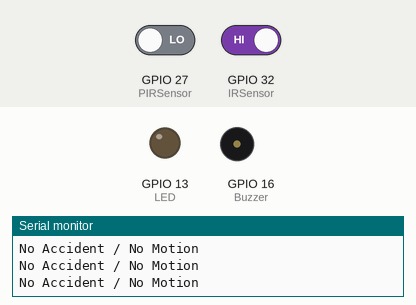
Recording of a sketch running on a simulated ESP32. On the bench: output pins drawn as LEDs (lit = HIGH), buzzer (waves = sounding, pin HIGH), the last lines printed to the serial monitor. Dashed ring = blinking. The test bench sets the inputs (shaded band); at power-on: GPIO 27 (PIRSensor) LOW, GPIO 32 (IRSensor) HIGH. WiFi joins after 1.5 s; servers stay silent unless stated.

Above: at 3.0 s.
3.1 s: GPIO 27 (PIRSensor) driven HIGH
At 3.9 s:
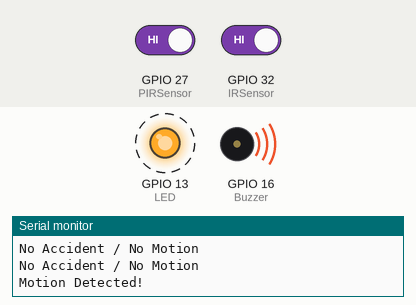
6.1 s: GPIO 32 (IRSensor) driven LOW
9.1 s: GPIO 27 (PIRSensor) driven LOW
12.1 s: GPIO 32 (IRSensor) driven HIGH
At 13.0 s:
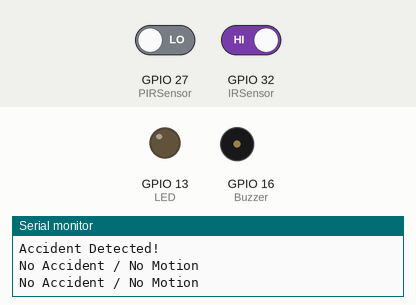
Timing chart, 0 to 14.6 s (numbered marks = the images above; inputs shaded):
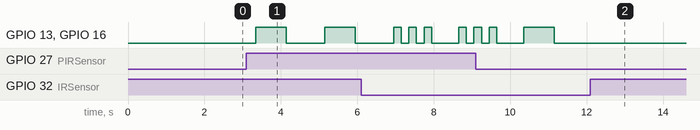

The sketch:

Road_Accident_Prevention.ino
```cpp
// Include Blynk library and WiFi library
#define BLYNK_TEMPLATE_ID "TMPL3ZatEVMp6"
#define BLYNK_TEMPLATE_NAME "Road Accident Prevention System"
#define BLYNK_AUTH_TOKEN "ozcRSPltlKlDCsPbg3x-F1RCea1l_Efm"

#include <WiFi.h>
#include <BlynkSimpleEsp32.h>

// WiFi credentials
char ssid[] = "YOUR_WIFI_NAME";
char pass[] = "YOUR_WIFI_PASSWORD";

// Pin Configuration
#define IRSensor 32
#define PIRSensor 27
#define Buzzer 16
#define LED 13

// Blynk Virtual Pins
#define VPIN_STATUS_LED V0      // LED indicator on Blynk app
#define VPIN_MESSAGE V1         // Message display on Blynk app
#define VPIN_IR_STATUS V2       // IR sensor status
#define VPIN_PIR_STATUS V3      // PIR sensor status

// Variables for tracking
unsigned long lastNotificationTime = 0;
const unsigned long NOTIFICATION_INTERVAL = 30000; // 30 seconds between notifications

BlynkTimer timer;

void setup() {
  // Initialize pins
  pinMode(IRSensor, INPUT);
  pinMode(PIRSensor, INPUT);
  pinMode(Buzzer, OUTPUT);
  pinMode(LED, OUTPUT);

  Serial.begin(9600);

  // Initialize Blynk
  Blynk.begin(BLYNK_AUTH_TOKEN, ssid, pass);

  // Setup timer for regular updates
  timer.setInterval(1000L, sendSensorData);

  // Send initial message to Blynk
  Blynk.virtualWrite(VPIN_MESSAGE, "System Started - Monitoring...");
  Blynk.virtualWrite(VPIN_STATUS_LED, 0); // Turn off status LED initially

  Serial.println("Accident Detection System with Blynk Started!");
}

void loop() {
  Blynk.run();
  timer.run();

  int irValue = digitalRead(IRSensor);
  int pirValue = digitalRead(PIRSensor);

  bool obstacleDetected, vehicleDetected;
  if (irValue == LOW)
    obstacleDetected = true;
  else
    obstacleDetected = false;

  if (pirValue == HIGH)
    vehicleDetected = true;
  else
    vehicleDetected = false;

  // Case 1: Both sensors triggered - CRITICAL
  if (obstacleDetected && vehicleDetected) {
    Serial.println("CRITICAL: Accident + Motion Detected!");

    // Send critical alert to Blynk
    Blynk.virtualWrite(VPIN_STATUS_LED, 255); // Turn on status LED (red)
    Blynk.virtualWrite(VPIN_MESSAGE, "🚨 CRITICAL ALERT: Accident + Motion Detected!");

    // Send push notification (with rate limiting)
    if (millis() - lastNotificationTime > NOTIFICATION_INTERVAL) {
      Blynk.logEvent("critical_accident", "CRITICAL: Accident with motion detected at location!");
      lastNotificationTime = millis();
    }

    // Local alert pattern
    for (int i = 0; i < 3; i++) {
      digitalWrite(Buzzer, HIGH);
      digitalWrite(LED, HIGH);
      delay(200);
      digitalWrite(Buzzer, LOW);
      digitalWrite(LED, LOW);
      delay(200);
    }
  }
  // Case 2: Only accident detected
  else if (obstacleDetected) {
    Serial.println("Accident Detected!");

    // Send accident alert to Blynk
    Blynk.virtualWrite(VPIN_STATUS_LED, 180); // Orange/yellow status
    Blynk.virtualWrite(VPIN_MESSAGE, "⚠ ACCIDENT DETECTED: Immediate attention required!");

    // Send push notification (with rate limiting)
    if (millis() - lastNotificationTime > NOTIFICATION_INTERVAL) {
      Blynk.logEvent("accident_detected", "Accident detected! Please check the location.");
      lastNotificationTime = millis();
    }

    digitalWrite(Buzzer, HIGH);
    digitalWrite(LED, HIGH);
    delay(800);
    digitalWrite(Buzzer, LOW);
    digitalWrite(LED, LOW);
    delay(500);
  }
  // Case 3: Only motion detected
  else if (vehicleDetected) {
    Serial.println("Motion Detected!");

    // Send motion alert to Blynk
    Blynk.virtualWrite(VPIN_STATUS_LED, 100); // Dim blue status
    Blynk.virtualWrite(VPIN_MESSAGE, "👤 Motion Detected: Activity in monitored area");

    digitalWrite(Buzzer, HIGH);
    digitalWrite(LED, HIGH);
    delay(800);
    digitalWrite(Buzzer, LOW);
    digitalWrite(LED, LOW);
    delay(500);
  }
  // Case 4: No detection
  else {
    Serial.println("No Accident / No Motion");

    // Update Blynk with normal status
    Blynk.virtualWrite(VPIN_STATUS_LED, 0); // Turn off status LED
    Blynk.virtualWrite(VPIN_MESSAGE, "✅ All Clear: System monitoring normally");

    digitalWrite(Buzzer, LOW);
    digitalWrite(LED, LOW);
  }

  delay(500);
}

// Function to send sensor data to Blynk regularly
void sendSensorData() {
  int irValue = digitalRead(IRSensor);
  int pirValue = digitalRead(PIRSensor);

  // Send individual sensor statuses
  Blynk.virtualWrite(VPIN_IR_STATUS, (irValue == LOW) ? 1 : 0);
  Blynk.virtualWrite(VPIN_PIR_STATUS, (pirValue == HIGH) ? 1 : 0);
}

// Connection status monitoring
BLYNK_CONNECTED() {
  Serial.println("Connected to Blynk server");
  Blynk.virtualWrite(VPIN_MESSAGE, "🌐 Connected: System online and monitoring");
}

BLYNK_DISCONNECTED() {
  Serial.println("Disconnected from Blynk server");
}
```

Measured:
- after the input at 3.1 s, GPIO 13 (LED), GPIO 16 (Buzzer): alternates HIGH for 0.80 s and LOW for 1.0 s, starting after 0.24 s
- after the input at 12.1 s, GPIO 13 (LED), GPIO 16 (Buzzer): stays LOW (without the input it goes to HIGH after 0.05 s)
